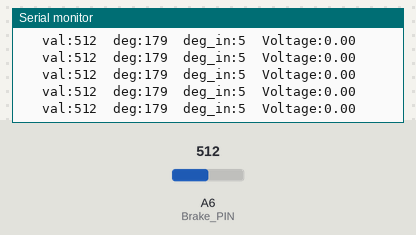
Simulated run of this sketch. Board: Arduino Nano, built with avr-gcc and run on an emulated ATmega328P. Parts: the last lines printed to the serial monitor. The inputs (shaded band) are chosen by the test bench; at power-on: A6 (Brake_PIN) = 512.

Above: at 1.2 s.
1.3 s: A6 (Brake_PIN) set to 341
At 1.42 s:
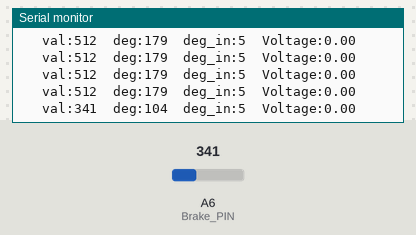
2.8 s: A6 (Brake_PIN) set to 316
At 2.83 s:
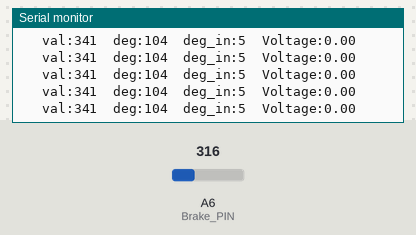
5.8 s: A6 (Brake_PIN) set to 136
At 5.8 s:
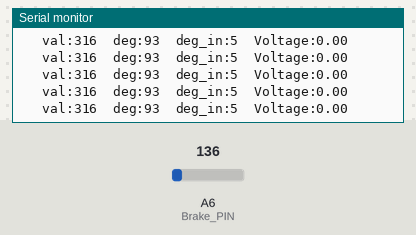
7.3 s: A6 (Brake_PIN) set to 111
At 7.31 s:
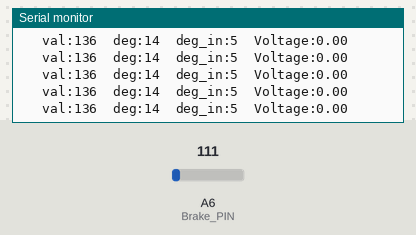
13.3 s: A6 (Brake_PIN) set to 8
At 13.31 s:
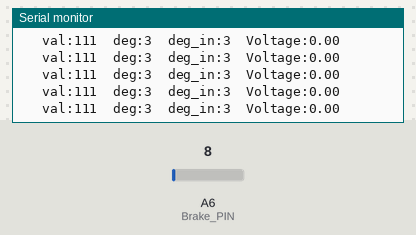
16.3 s: A6 (Brake_PIN) set to 11
At 16.31 s:
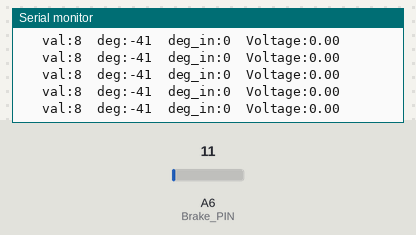
Timing chart, 0 to 18.8 s (numbered marks = the images above; inputs shaded):
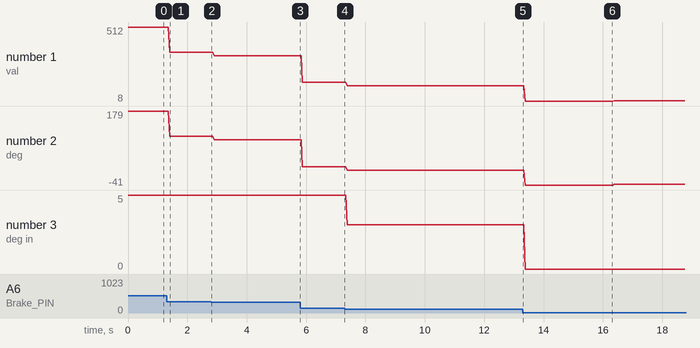

Measured:
- after the input at 1.3 s, the serial monitor: prints a new line after 0.10 s (image 1)
- plotted number 1: 512 → 341 after the input at 1.3 s, 341 → 316 after the input at 2.8 s, 316 → 136 after the input at 5.8 s, 136 → 111 after the input at 7.3 s, 111 → 8 after the input at 13.3 s
- plotted number 2: 179 → 104 after the input at 1.3 s, 104 → 93 after the input at 2.8 s, 93 → 14 after the input at 5.8 s, 14 → 3 after the input at 7.3 s, 3 → -41 after the input at 13.3 s
- plotted number 3: 5 → 3 after the input at 7.3 s

The sketch:

VariableResistor_test_brake.ino
```cpp
//ポテションメータのテストコード

const int Brake_PIN = A6;
int val = 0;


const float min_val = 1024 * 0.1;  //APPS,PST360-G2 出力関数：0°＝10%
const float max_val = 1024 * 0.9;  //APPS,PST360-G2 出力関数：360°＝90%
const int deg_0 = 0;              //APPS,作動開始角度
const int deg_m = 5;              //APPS,作動限界角度

void setup() {
  Serial.begin(9600);
  pinMode(Brake_PIN, INPUT);

}

void loop() {
  //unsigned long time = 0;
  //time = millis();
  val = analogRead(Brake_PIN);

  int deg = map(val, min_val, max_val, 0, 359);  //アナログ入力値を角度に置き換え

  int deg_in = constrain(deg, deg_0, deg_m);  //角度の範囲を制限

  float Voltage = (Brake_PIN * 5) / 1024;
  Serial.print("   val:");
  Serial.print(val);
  Serial.print("  deg:");
  Serial.print(deg);

  Serial.print("  deg_in:");
  Serial.print(deg_in);
  Serial.print("  Voltage:");
  Serial.print(Voltage);

  Serial.println();

}
```
